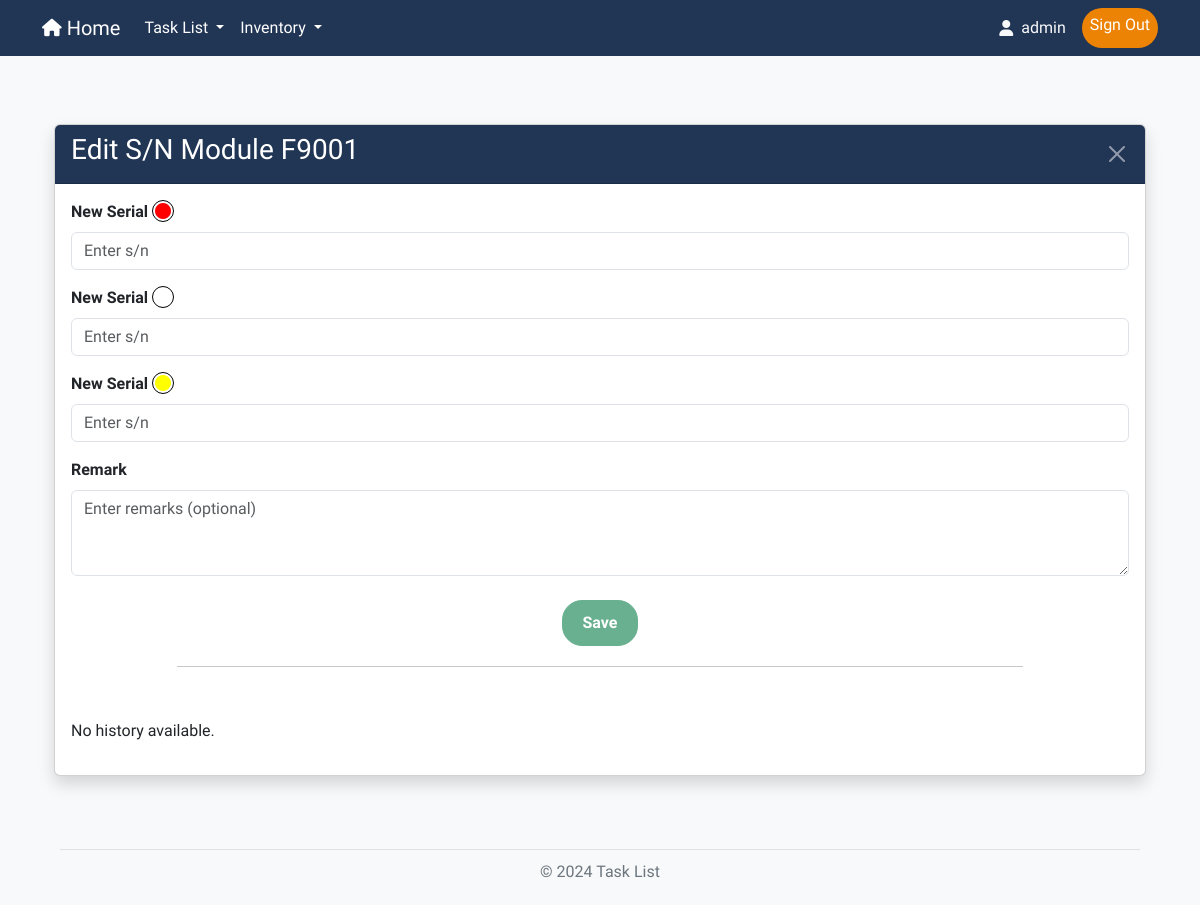
/device/3/edit_pli_module (signed in), run on an earlier commit of the app's database.
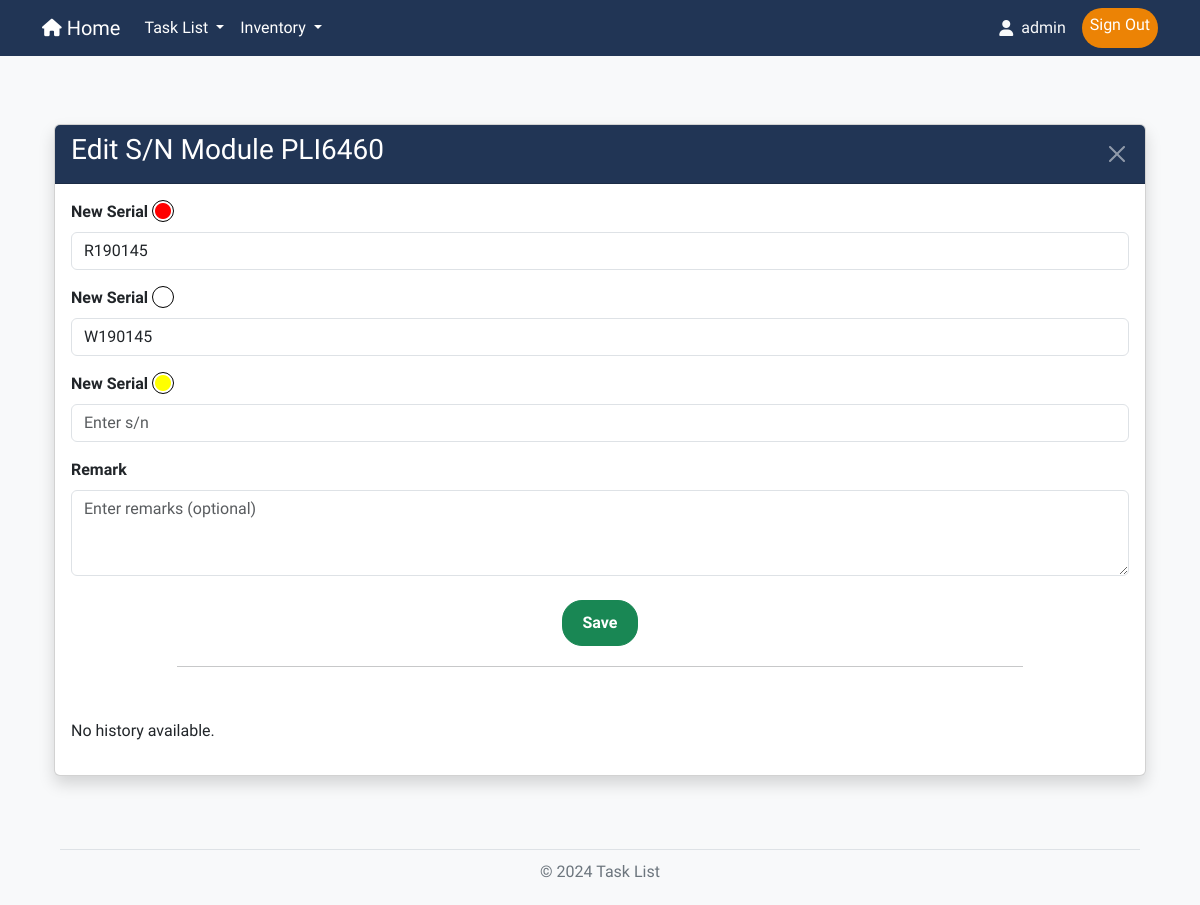
And on a later commit of the database.
### models.py (models this page shows, shortened)
class DeviceName(db.Model):
    id = db.Column(db.Integer, primary_key=True)
    name = db.Column(db.String(100), nullable=False)
    device_type_id = db.Column(db.Integer, db.ForeignKey('device_type.id'), nullable=False)
    location_id = db.Column(db.Integer, db.ForeignKey('location.id'), nullable=False)
    device_type = db.relationship('DeviceType', backref=db.backref('device_names', lazy=True))
    location = db.relationship('Location', backref=db.backref('device_names', lazy=True))
    bound = db.Column(db.String(100), nullable=True)
    inandout = db.Column(db.String(100), nullable=True)
    serial_number = db.Column(db.String(100), nullable=True)
    ip_address = db.Column(db.String(45), nullable=True)
    mac_address = db.Column(db.String(17), nullable=True)
    channel = db.Column(db.String(50), nullable=True)
    device_role = db.Column(db.String(50), nullable=True)
    force_data = db.Column(db.String(50), nullable=True)
    vac_white = db.Column(db.String(50), nullable=True)
    current_white = db.Column(db.String(50), nullable=True)
    vac_red = db.Column(db.String(50), nullable=True)
    current_red = db.Column(db.String(50), nullable=True)
    vac_yellow = db.Column(db.String(50), nullable=True)
    current_yellow = db.Column(db.String(50), nullable=True)
    f1_f2 = db.Column(db.String(50), nullable=True)
    red_module = db.Column(db.String(50), nullable=True)
    white_module = db.Column(db.String(50), nullable=True)
    yellow_module = db.Column(db.String(50), nullable=True)

### routes.py (the view, shortened to what this page needs)
    @app.route('/device/<int:device_id>/edit_pli_module', methods=['GET', 'POST'])
    @login_required
    def edit_pli_module(device_id):
        device = DeviceName.query.get_or_404(device_id)
        form = EditModuleForm(obj=device)
        history_records = ModuleHistory.query.filter_by(device_id=device.id).order_by(ModuleHistory.changed_at.desc()).all()
        return render_template('edit_pli_module.html', form=form, device=device, history=history_records)

### forms.py
class EditModuleForm(FlaskForm):
    red_module = StringField('Red Module', validators=[Optional()])
    white_module = StringField('White Module', validators=[Optional()])
    yellow_module = StringField('Yellow Module', validators=[Optional()])
    remark = TextAreaField('Remark', validators=[Optional()])
    submit = SubmitField('Save')

### app.py (called while the page is built)
@login_manager.user_loader
def load_user(user_id):      # โหลดผู้ใช้จากฐานข้อมูลตาม user_id
    return User.query.get(int(user_id))

### templates/edit_pli_module.html (shortened to what the changed rows need)
{% import "bootstrap/wtf.html" as wtf %}
{% extends "layout.html" %}
{% block content %}
<!DOCTYPE html>
<html lang="th">
<head>
    <link rel="stylesheet" href="https://cdn.jsdelivr.net/npm/flatpickr/dist/flatpickr.min.css">
    <link href="https://cdn.jsdelivr.net/npm/bootstrap@5.3.0/dist/css/bootstrap.min.css" rel="stylesheet">
    <link rel="stylesheet" href="{{ url_for('static', filename='/style.css') }}">
</head>
<body class="bg-light">
    <div class="container py-5">
        <div class="card shadow">
            <div class="card-header custom-edit-header text-white d-flex justify-content-between align-items-center">
                <h3>Edit S/N Module {{ device.name }}</h3>
                <a href="{{ url_for('inventory_pli') }}" class="btn-close btn-close-white" aria-label="Close"></a>
            </div>
            <div class="card-body">
                <form method="POST" action="">
                    <div class="mb-3">
                        {{ form.red_module.label('New Serial',class="form-label fw-bold") }} <i class="fas fa-circle icon-bordered" style="color: red;"></i>
                        {{ form.red_module(class="form-control", placeholder="Enter s/n") }}
                    </div>
                    <div class="mb-3">
                        {{ form.white_module.label('New Serial',class="form-label fw-bold") }} <i class="fas fa-circle icon-bordered" style="color: white;"></i>
                        {{ form.white_module(class="form-control", placeholder="Enter s/n") }}
                    </div>
                    <div class="mb-3">
                        {{ form.yellow_module.label('New Serial',class="form-label fw-bold") }} <i class="fas fa-circle icon-bordered" style="color: yellow;"></i>
                        {{ form.yellow_module(class="form-control", placeholder="Enter s/n") }}
                    </div>
                    <div class="text-center">
                        {{ form.submit(class="btn btn-success btn-submit custom-save-btn", disabled=True) }}
                    </div>
                </form>
            </div>
        </div>
    </div>
</body>
</html>
{% endblock %}

What changed in the data, as far as the page shows it:
changed DeviceName: name "F9001" → "PLI6460"; red_module (not shown) → "R190145"; white_module (not shown) → "W190145"
